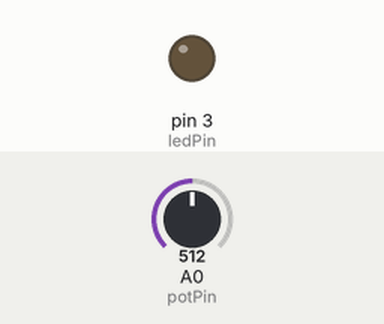
The sketch below on a simulated Arduino Uno, built with avr-gcc and run on an emulated ATmega328P. On the bench: output pins drawn as LEDs (lit = HIGH). The inputs (shaded band) are chosen by the test bench; at power-on: A0 (potPin) = 512.

Above: at 1.2 s.
1.3 s: A0 (potPin) set to 716
At 1.7 s:
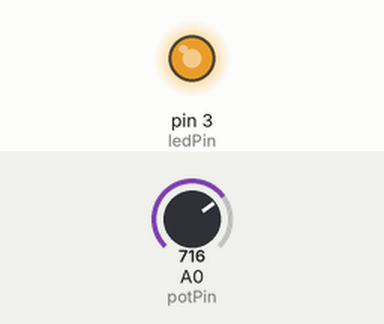
2.8 s: A0 (potPin) set to 755
At 4.0 s:
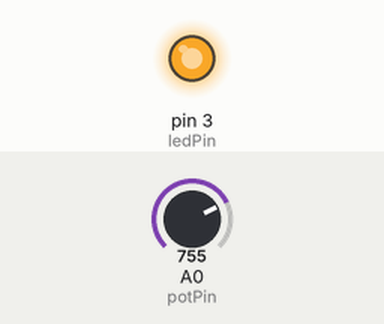
4.3 s: A0 (potPin) set to 768
At 5.2 s:
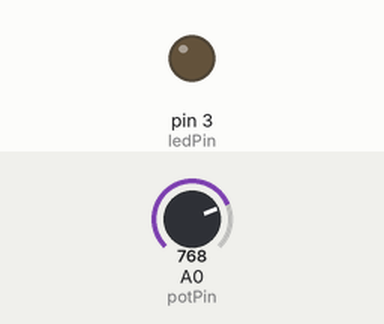
5.8 s: A0 (potPin) set to 900
At 6.4 s:
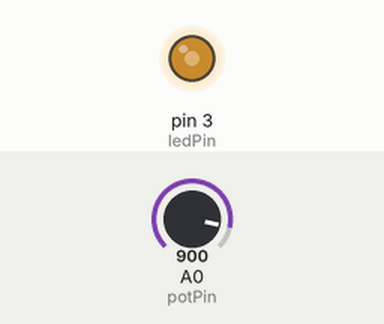
7.3 s: A0 (potPin) set to 306
At 8.5 s:
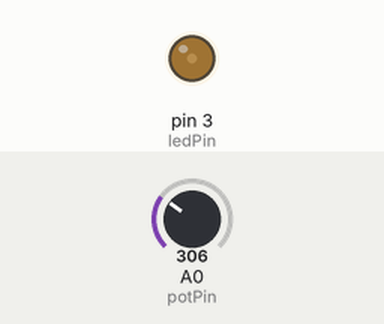
8.8 s: A0 (potPin) set to 0
At 9.9 s:
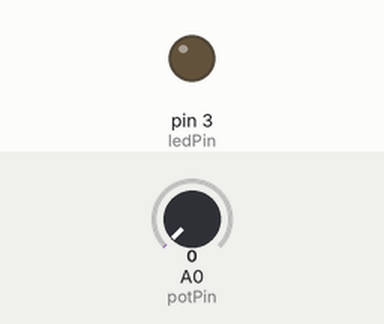
Timing chart, 0 to 11.3 s (numbered marks = the images above; inputs shaded):
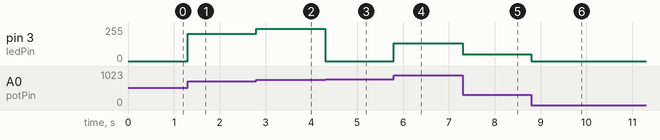

Measured:
- the behaviour switches between 767 and 768 on A0 (potPin) (found by bisection; images 2 and 3)
- after the input at 1.3 s, pin 3 (ledPin): 0/255 → 204/255 at once
- after the input at 2.8 s, pin 3 (ledPin): 204/255 → 243/255 at once
- after the input at 4.3 s, pin 3 (ledPin): 243/255 → 0/255 at once
- after the input at 5.8 s, pin 3 (ledPin): 0/255 → 132/255 at once
- after the input at 7.3 s, pin 3 (ledPin): 132/255 → 50/255 at once
- after the input at 8.8 s, pin 3 (ledPin): 50/255 → 0/255 at once

The sketch:

digitalswitch_transistor_motor_Pot.ino
```cpp
int potPin = 0;    // select the input pin for the potentiometer
int ledPin = 3;   // select the pin for the LED
int val = 0;       // variable to store the value coming from the sensor

void setup()
{
  pinMode(ledPin, OUTPUT); // declare the ledPin as an OUTPUT
  pinMode(potPin, INPUT);   // declare the potPin as an INPUT
}

void loop()
{
  val = analogRead(potPin);    // read the value from the sensor
  analogWrite(ledPin, val);  // turn the ledPin on
                  // stop the program for some time
}
```
